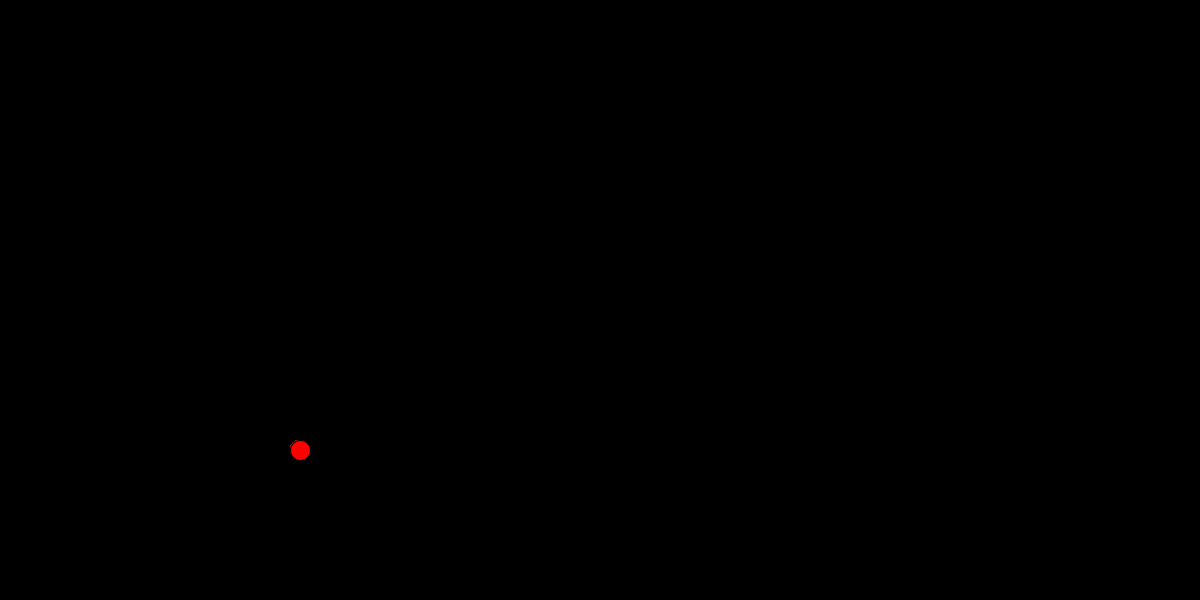
Frame 1 (no input)
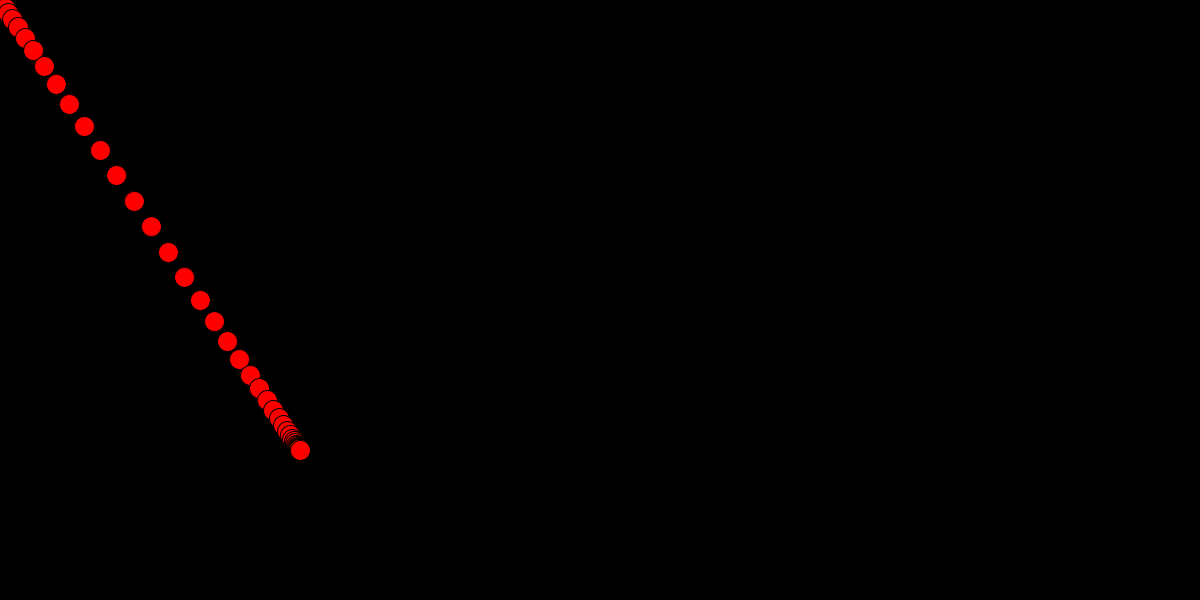
Frame 60 (the mouse pressed at the canvas centre just before this capture)
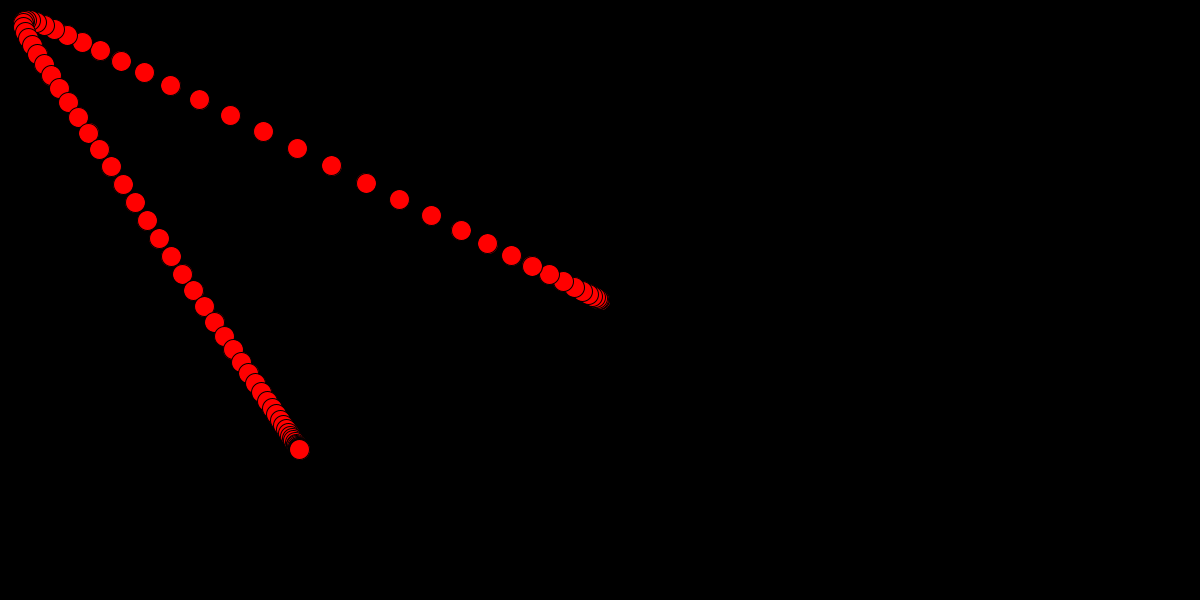
Frame 120 (the mouse held since frame 60 and released just before this capture)

The Processing sketch that drew these frames (run headless with seeded random() and noise(); from frame 60 on, the mouse is pressed at the canvas centre):

// Processing sketch: Chain_Chaser
// ── Chain_Chaser.pde
//PARAMETERS. TRY CHANGING THESE
int n = 100;
float ballSize = 20;
float k = 0.35; //the "stickiness" of the chain
String leaderFollows = "mouse"; //"mouse", "spiral", "end", "wave", "line"

//DON'T CHANGE THESE
PVector[] balls;
float xC, yC;
float time = 0.0;
int t = 0;
float r = 275;
float xLineSpeed = 25;
float yLineSpeed = 10;
float xCurrSpeed = xLineSpeed;
float yCurrSpeed = -yLineSpeed;


void setup(){
  size(1200,600);
  background(0);
  xC = width/2;
  yC = height/2;
  balls = new PVector[n];
  
  //starts all balls at the left-middle of the screen
  for(int i = 0; i < n; i++){
    balls[i] = new PVector(300, 450);
  }
}

void draw() {
  background(0);
  fill(255);
  
  //draws the balls in their current positions
  for(int i = 0; i < n; i++){
    circle(balls[i].x, balls[i].y, ballSize);
    fill(255,0,0);
  }
  
  //the leader chases the last ball in the line
  if( leaderFollows.equals("end") ) {
    balls[0].x += (balls[n-1].x-balls[0].x)*k;
    balls[0].y += (balls[n-1].y-balls[0].y)*k;
  }
  
  //the leader traces a sine wave. For best results, set n to over 100 and shrink the ball size
  else if( leaderFollows.equals("wave") ) {
    balls[0].x = 1.2*t;
    balls[0].y = yC - r*sin(.04*t);
    t++;
  }
  
  //the leader traces a spiral. For best results, set n to over 100 and shrink the ball size
  else if(leaderFollows.equals("spiral")) {
    balls[0].x = xC + r*cos(time);
    balls[0].y = yC - r*sin(time);
    time += .05;
    r += .1;
  }
  
  //the leader bounces around the room
  else if(leaderFollows.equals("line")) {
    balls[0].x += xCurrSpeed;
    balls[0].y += yCurrSpeed;
    
    if (balls[0].x >= width){
      xCurrSpeed = -xLineSpeed;
    }
    if (balls[0].x <= 0){
      xCurrSpeed = xLineSpeed;
    }
    if (balls[0].y >= height){
      yCurrSpeed = -yLineSpeed;
    }
    if (balls[0].y <= 0){
      yCurrSpeed = yLineSpeed;
    }
  }

  //makes the leader chase the mouse
  else{
    balls[0].x += (mouseX - balls[0].x) * k;
    balls[0].y += (mouseY - balls[0].y) * k;
  }
  
  //makes each non-leader ball chase the ball ahead of it
  for(int i = 1; i < n; i++){
    balls[i].x += (balls[i-1].x-balls[i].x) * k;
    balls[i].y += (balls[i-1].y-balls[i].y) * k;
  }
}


//IF THE USER CLICKS THE MOUSE, THE LEADER WILL START TO CHASE THE END BALL
void mouseClicked(){
  leaderFollows = "end";
}
